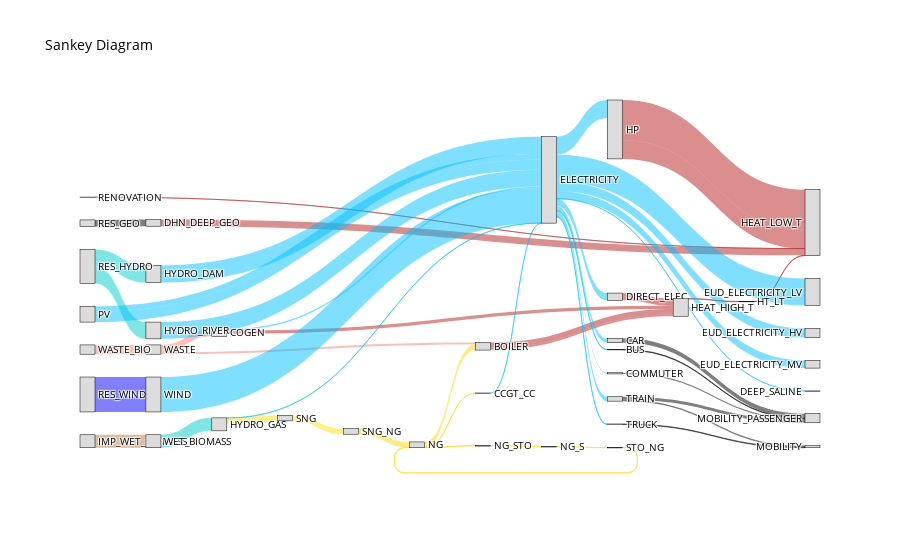
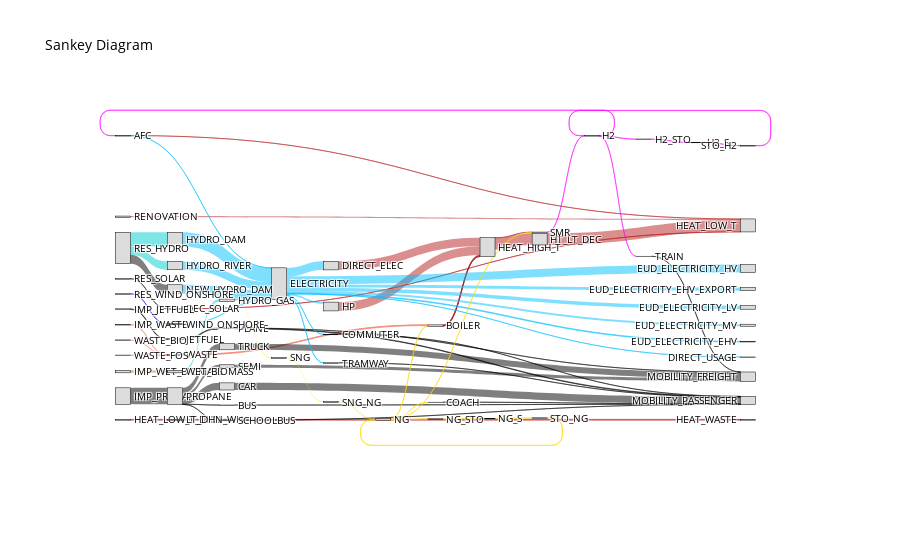

Notebook cell for these charts, in order:
### Markdown cell above
### Sankey diagram

### Code cell
# Generate the Sankey diagram using the processed results
fig_ch = plot_sankey(KPI_ch)
fig_qc = plot_sankey(KPI_qc)

# Display the generated Sankey diagram in the output
fig_ch.show()
fig_qc.show()

### Figure 1 — Plotly figure (JSON) as saved in the notebook; plotly's stock layout.template omitted (floating-point values rounded to 4 significant figures)
{"data": [{"link": {"color": ["rgba(181, 31, 31, 0.50)", "rgba(181, 31, 31, 0.50)", "rgba(181, 31, 31, 0.50)", "rgba(181, 31, 31, 0.50)", "rgba(181, 31, 31, 0.50)", "rgba(181, 31, 31, 0.50)", "rgba(255, 225, 0, 0.50)", "rgba(179, 123, 68, 0.50)", "rgba(181, 31, 31, 0.50)", "rgba(181, 31, 31, 0.50)", "rgba(181, 31, 31, 0.50)", "rgba(181, 31, 31, 0.50)", "rgba(0, 0, 0, 0.50)", "rgba(0, 206, 209, 0.50)", "rgba(0, 206, 209, 0.50)", "rgba(0, 0, 255, 0.50)", "rgba(250, 128, 114, 0.50)", "rgba(250, 128, 114, 0.50)", "rgba(250, 128, 114, 0.50)", "rgba(0, 206, 209, 0.50)", "rgba(0, 0, 0, 0.50)", "rgba(0, 0, 0, 0.50)", "rgba(0, 0, 0, 0.50)", "rgba(0, 0, 0, 0.50)", "rgba(0, 0, 0, 0.50)", "rgba(0, 0, 0, 0.50)", "rgba(0, 191, 255, 0.50)", "rgba(0, 191, 255, 0.50)", "rgba(0, 191, 255, 0.50)", "rgba(0, 191, 255, 0.50)", "rgba(0, 191, 255, 0.50)", "rgba(0, 191, 255, 0.50)", "rgba(0, 191, 255, 0.50)", "rgba(0, 191, 255, 0.50)", "rgba(0, 191, 255, 0.50)", "rgba(0, 191, 255, 0.50)", "rgba(0, 191, 255, 0.50)", "rgba(0, 191, 255, 0.50)", "rgba(0, 191, 255, 0.50)", "rgba(0, 191, 255, 0.50)", "rgba(0, 191, 255, 0.50)", "rgba(0, 191, 255, 0.50)", "rgba(0, 191, 255, 0.50)", "rgba(0, 191, 255, 0.50)", "rgba(0, 191, 255, 0.50)", "rgba(0, 191, 255, 0.50)", "rgba(255, 215, 0, 0.50)", "rgba(255, 215, 0, 0.50)", "rgba(255, 215, 0, 0.50)", "rgba(255, 215, 0, 0.50)", "rgba(255, 215, 0, 0.50)", "rgba(255, 225, 0, 0.50)", "rgba(255, 215, 0, 0.50)", "rgba(255, 215, 0, 0.50)"], "label": [38550.0, 6424.0, 18010.0, 0.000426, 434.2, 434.2, 5285.0, 12470.0, 5179.0, 1692.0, 3084.0, 6968.0, 6424.0, 16120.0, 16580.0, 33540.0, 6853.0, 2064.0, 8917, 12470.0, 520.6, 4240.0, 1152.0, 1463.0, 2763.0, 612.2, 0.04106, 6968.0, 12850.0, 1.184e-09, 4503.0, 16580.0, 211.4, 16120.0, 1371.0, 5269.0, 9911.0, 33540.0, 8896.0, 25870.0, 7404.0, 520.6, 4240.0, 1152.0, 4226.0, 612.2, 310.2, 0.07852, 5285.0, 310.2, 310.2, 5285.0, 5285.0, 310.2], "source": [15, 7, 15, 27, 13, 16, 18, 20, 0, 0, 4, 8, 28, 29, 29, 30, 36, 36, 37, 38, 1, 2, 5, 34, 34, 35, 3, 9, 9, 9, 9, 17, 18, 19, 4, 26, 26, 39, 9, 9, 9, 9, 9, 9, 9, 9, 23, 23, 23, 24, 25, 31, 32, 33], "target": [14, 14, 14, 14, 16, 14, 31, 38, 13, 13, 13, 13, 7, 19, 17, 39, 4, 0, 36, 18, 22, 22, 22, 21, 22, 21, 9, 8, 15, 6, 15, 9, 9, 9, 9, 9, 9, 9, 10, 11, 12, 1, 2, 5, 34, 35, 25, 3, 0, 33, 24, 32, 23, 23], "value": [38550.0, 6424.0, 18010.0, 0.000426, 434.2, 434.2, 5285.0, 12470.0, 5179.0, 1692.0, 3084.0, 6968.0, 6424.0, 16120.0, 16580.0, 33540.0, 6853.0, 2064.0, 8917, 12470.0, 520.6, 4240.0, 1152.0, 1463.0, 2763.0, 612.2, 0.04106, 6968.0, 12850.0, 1.184e-09, 4503.0, 16580.0, 211.4, 16120.0, 1371.0, 5269.0, 9911.0, 33540.0, 8896.0, 25870.0, 7404.0, 520.6, 4240.0, 1152.0, 4226.0, 612.2, 310.2, 0.07852, 5285.0, 310.2, 310.2, 5285.0, 5285.0, 310.2]}, "node": {"color": "#DCDCDC", "label": ["BOILER", "BUS", "CAR", "CCGT_CC", "COGEN", "COMMUTER", "DEEP_SALINE", "DHN_DEEP_GEO", "DIRECT_ELEC", "ELECTRICITY", "EUD_ELECTRICITY_HV", "EUD_ELECTRICITY_LV", "EUD_ELECTRICITY_MV", "HEAT_HIGH_T", "HEAT_LOW_T", "HP", "HT_LT", "HYDRO_DAM", "HYDRO_GAS", "HYDRO_RIVER", "IMP_WET_BIOMASS", "MOBILITY", "MOBILITY_PASSENGER", "NG", "NG_S", "NG_STO", "PV", "RENOVATION", "RES_GEO", "RES_HYDRO", "RES_WIND", "SNG", "SNG_NG", "STO_NG", "TRAIN", "TRUCK", "WASTE", "WASTE_BIO", "WET_BIOMASS", "WIND"], "line": {"color": "black", "width": 0.5}, "pad": 15, "thickness": 15}, "type": "sankey", "valueformat": ".0f", "valuesuffix": ""}], "layout": {"font": {"color": "black", "size": 10}, "title": {"text": "Sankey Diagram"}}}

### Figure 2 — Plotly figure (JSON) as saved in the notebook; plotly's stock layout.template omitted (floating-point values rounded to 4 significant figures)
{"data": [{"link": {"color": ["rgba(181, 31, 31, 0.50)", "rgba(181, 31, 31, 0.50)", "rgba(181, 31, 31, 0.50)", "rgba(181, 31, 31, 0.50)", "rgba(181, 31, 31, 0.50)", "rgba(181, 31, 31, 0.50)", "rgba(181, 31, 31, 0.50)", "rgba(255, 225, 0, 0.50)", "rgba(0, 0, 0, 0.50)", "rgba(0, 0, 0, 0.50)", "rgba(250, 128, 114, 0.50)", "rgba(179, 123, 68, 0.50)", "rgba(181, 31, 31, 0.50)", "rgba(181, 31, 31, 0.50)", "rgba(181, 31, 31, 0.50)", "rgba(181, 31, 31, 0.50)", "rgba(181, 31, 31, 0.50)", "rgba(181, 31, 31, 0.50)", "rgba(0, 0, 0, 0.50)", "rgba(0, 206, 209, 0.50)", "rgba(0, 206, 209, 0.50)", "rgba(0, 0, 0, 0.50)", "rgba(0, 0, 255, 0.50)", "rgba(250, 128, 114, 0.50)", "rgba(250, 128, 114, 0.50)", "rgba(250, 128, 114, 0.50)", "rgba(250, 128, 114, 0.50)", "rgba(0, 206, 209, 0.50)", "rgba(0, 191, 255, 0.50)", "rgba(0, 0, 0, 0.50)", "rgba(0, 0, 0, 0.50)", "rgba(0, 0, 0, 0.50)", "rgba(0, 0, 0, 0.50)", "rgba(0, 0, 0, 0.50)", "rgba(0, 0, 0, 0.50)", "rgba(0, 0, 0, 0.50)", "rgba(0, 0, 0, 0.50)", "rgba(0, 0, 0, 0.50)", "rgba(0, 0, 0, 0.50)", "rgba(0, 0, 0, 0.50)", "rgba(0, 0, 0, 0.50)", "rgba(0, 0, 0, 0.50)", "rgba(0, 0, 0, 0.50)", "rgba(0, 0, 0, 0.50)", "rgba(0, 0, 0, 0.50)", "rgba(0, 0, 0, 0.50)", "rgba(0, 191, 255, 0.50)", "rgba(0, 191, 255, 0.50)", "rgba(0, 191, 255, 0.50)", "rgba(0, 191, 255, 0.50)", "rgba(0, 191, 255, 0.50)", "rgba(0, 191, 255, 0.50)", "rgba(0, 191, 255, 0.50)", "rgba(0, 191, 255, 0.50)", "rgba(0, 191, 255, 0.50)", "rgba(0, 191, 255, 0.50)", "rgba(0, 191, 255, 0.50)", "rgba(0, 191, 255, 0.50)", "rgba(0, 191, 255, 0.50)", "rgba(0, 191, 255, 0.50)", "rgba(0, 191, 255, 0.50)", "rgba(255, 215, 0, 0.50)", "rgba(255, 215, 0, 0.50)", "rgba(255, 215, 0, 0.50)", "rgba(255, 215, 0, 0.50)", "rgba(255, 215, 0, 0.50)", "rgba(255, 225, 0, 0.50)", "rgba(255, 215, 0, 0.50)", "rgba(255, 215, 0, 0.50)", "rgba(255, 215, 0, 0.50)", "rgba(255, 0, 255, 0.50)", "rgba(255, 0, 255, 0.50)", "rgba(255, 0, 255, 0.50)", "rgba(255, 0, 255, 0.50)", "rgba(255, 0, 255, 0.50)", "rgba(255, 0, 255, 0.50)", "rgba(255, 0, 255, 0.50)"], "label": [413.4, 505.5, 10000.0, 1446.0, 92550.0, 6609.0, 92550.0, 8475.0, 5545.0, 131500.0, 3080.0, 20000.0, 5926.0, 4396.0, 604.9, 68190.0, 70160.0, 6609.0, 71020.0, 112300.0, 66420.0, 505.5, 586.0, 796.6, 5363.0, 1400, 1680.0, 20000.0, 25145, 916.7, 56690.0, 61.55, 0.7345, 1073.0, 4472.0, 485.5, 24390.0, 650.2, 391.7, 48990.0, 916.7, 56690.0, 5545.0, 485.5, 24390.0, 48990.0, 1205.0, 26.56, 68190.0, 14030.0, 112300.0, 796.6, 66420.0, 71020.0, 586.0, 5981.0, 63470.0, 27660.0, 16180.0, 0.7345, 391.7, 2939.0, 2368.0, 6045.0, 2939.0, 2939.0, 8475.0, 8475.0, 2939.0, 61.55, 2028.0, 1759.0, 2028.0, 2028.0, 2409.0, 2028.0, 650.2], "source": [0, 6, 41, 18, 18, 20, 23, 25, 27, 28, 29, 30, 1, 1, 1, 7, 22, 32, 42, 42, 42, 43, 44, 55, 55, 56, 57, 58, 9, 2, 3, 4, 5, 39, 39, 45, 46, 52, 53, 54, 40, 40, 31, 40, 40, 40, 0, 9, 9, 9, 24, 25, 26, 35, 59, 9, 9, 9, 9, 9, 9, 36, 36, 36, 37, 38, 48, 49, 51, 36, 15, 15, 16, 17, 47, 50, 15], "target": [19, 19, 19, 47, 23, 32, 19, 48, 31, 40, 55, 58, 18, 18, 18, 18, 18, 21, 35, 24, 26, 6, 59, 1, 1, 55, 55, 25, 11, 34, 34, 34, 34, 33, 34, 34, 33, 33, 34, 33, 2, 3, 39, 45, 46, 54, 9, 8, 7, 22, 9, 9, 9, 9, 9, 10, 12, 13, 14, 5, 53, 38, 47, 1, 51, 37, 49, 36, 36, 4, 17, 0, 50, 16, 15, 15, 52], "value": [413.4, 505.5, 10000.0, 1446.0, 92550.0, 6609.0, 92550.0, 8475.0, 5545.0, 131500.0, 3080.0, 20000.0, 5926.0, 4396.0, 604.9, 68190.0, 70160.0, 6609.0, 71020.0, 112300.0, 66420.0, 505.5, 586.0, 796.6, 5363.0, 1400, 1680.0, 20000.0, 25145, 916.7, 56690.0, 61.55, 0.7345, 1073.0, 4472.0, 485.5, 24390.0, 650.2, 391.7, 48990.0, 916.7, 56690.0, 5545.0, 485.5, 24390.0, 48990.0, 1205.0, 26.56, 68190.0, 14030.0, 112300.0, 796.6, 66420.0, 71020.0, 586.0, 5981.0, 63470.0, 27660.0, 16180.0, 0.7345, 391.7, 2939.0, 2368.0, 6045.0, 2939.0, 2939.0, 8475.0, 8475.0, 2939.0, 61.55, 2028.0, 1759.0, 2028.0, 2028.0, 2409.0, 2028.0, 650.2]}, "node": {"color": "#DCDCDC", "label": ["AFC", "BOILER", "BUS", "CAR", "COACH", "COMMUTER", "DEC_SOLAR", "DIRECT_ELEC", "DIRECT_USAGE", "ELECTRICITY", "EUD_ELECTRICITY_EHV", "EUD_ELECTRICITY_EHV_EXPORT", "EUD_ELECTRICITY_HV", "EUD_ELECTRICITY_LV", "EUD_ELECTRICITY_MV", "H2", "H2_S", "H2_STO", "HEAT_HIGH_T", "HEAT_LOW_T", "HEAT_LOW_T_DHN", "HEAT_WASTE", "HP", "HT_LT_DEC", "HYDRO_DAM", "HYDRO_GAS", "HYDRO_RIVER", "IMP_JETFUEL", "IMP_PROPANE", "IMP_WASTE", "IMP_WET_BIOMASS", "JETFUEL", "LT_DHN_WH", "MOBILITY_FREIGHT", "MOBILITY_PASSENGER", "NEW_HYDRO_DAM", "NG", "NG_S", "NG_STO", "PLANE", "PROPANE", "RENOVATION", "RES_HYDRO", "RES_SOLAR", "RES_WIND_ONSHORE", "SCHOOLBUS", "SEMI", "SMR", "SNG", "SNG_NG", "STO_H2", "STO_NG", "TRAIN", "TRAMWAY", "TRUCK", "WASTE", "WASTE_BIO", "WASTE_FOS", "WET_BIOMASS", "WIND_ONSHORE"], "line": {"color": "black", "width": 0.5}, "pad": 15, "thickness": 15}, "type": "sankey", "valueformat": ".0f", "valuesuffix": ""}], "layout": {"font": {"color": "black", "size": 10}, "title": {"text": "Sankey Diagram"}}}
